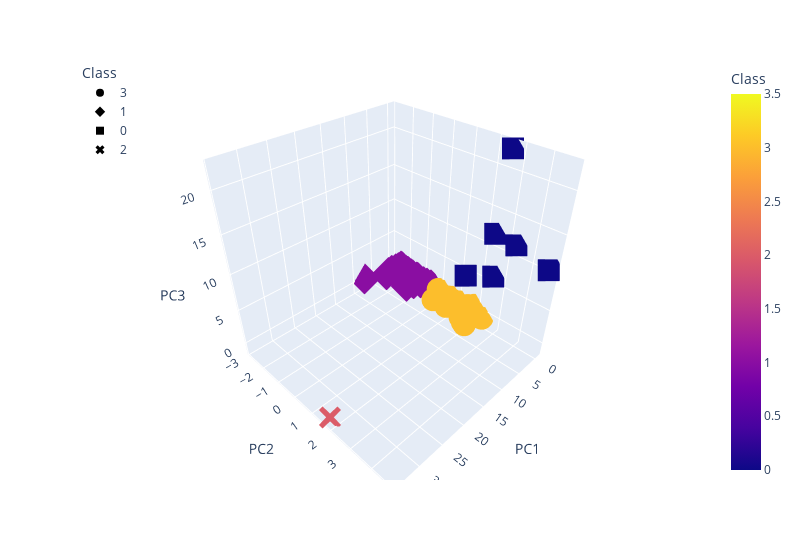

Notebook cell for this chart:
### Markdown cell above
### Deliverable 4: Visualizing Cryptocurrencies Results

#### 3D-Scatter with Clusters

### Code cell
# Creating a 3D-Scatter with the PCA data and the clusters

fig = px.scatter_3d(clustered_df, x= "PC1", y="PC2", z="PC3",hover_name="CoinName", hover_data=["Algorithm"],
                    color="Class", 
                    symbol="Class",width=800)
fig.update_layout(legend = dict(x=0, y=1))
fig.show()

### Figure 1 — Plotly figure (JSON) as saved in the notebook; plotly's stock layout.template omitted (floating-point values rounded to 4 significant figures; data arrays with more than 128 entries replaced by an {"elided": "..."} marker saying what was removed)
{"data": [{"customdata": {"elided": "287x1 str values"}, "hovertemplate": "<b>%{hovertext}</b><br><br>Class=%{marker.color}<br>PC1=%{x}<br>PC2=%{y}<br>PC3=%{z}<br>Algorithm=%{customdata[0]}<extra></extra>", "hovertext": {"elided": "287 str values"}, "legendgroup": "3", "marker": {"color": {"elided": "287 int values"}, "coloraxis": "coloraxis", "symbol": "circle"}, "mode": "markers", "name": "3", "scene": "scene", "showlegend": true, "type": "scatter3d", "x": {"elided": "287 float values"}, "y": {"elided": "287 float values"}, "z": {"elided": "287 float values"}}, {"customdata": {"elided": "238x1 str values"}, "hovertemplate": "<b>%{hovertext}</b><br><br>Class=%{marker.color}<br>PC1=%{x}<br>PC2=%{y}<br>PC3=%{z}<br>Algorithm=%{customdata[0]}<extra></extra>", "hovertext": {"elided": "238 str values"}, "legendgroup": "1", "marker": {"color": {"elided": "238 int values"}, "coloraxis": "coloraxis", "symbol": "diamond"}, "mode": "markers", "name": "1", "scene": "scene", "showlegend": true, "type": "scatter3d", "x": {"elided": "238 float values"}, "y": {"elided": "238 float values"}, "z": {"elided": "238 float values"}}, {"customdata": [["VeChainThor Authority"], ["Proof-of-BibleHash"], ["SHA-256 + Hive"], ["Proof-of-Authority"], ["ECC 256K1"], ["Leased POS"]], "hovertemplate": "<b>%{hovertext}</b><br><br>Class=%{marker.color}<br>PC1=%{x}<br>PC2=%{y}<br>PC3=%{z}<br>Algorithm=%{customdata[0]}<extra></extra>", "hovertext": ["Vechain", "BiblePay", "LitecoinCash", "Poa Network", "Acute Angle Cloud", "Waves"], "legendgroup": "0", "marker": {"color": [0, 0, 0, 0, 0, 0], "coloraxis": "coloraxis", "symbol": "square"}, "mode": "markers", "name": "0", "scene": "scene", "showlegend": true, "type": "scatter3d", "x": [4.292, 0.02469, -0.4849, -0.47, -0.3608, -0.3803], "y": [2.031, 4.768, 2.644, 2.413, 2.591, 3.348], "z": [7.267, 10.84, 22.43, 12.08, 6.395, 11.86]}, {"customdata": [["TRC10"]], "hovertemplate": "<b>%{hovertext}</b><br><br>Class=%{marker.color}<br>PC1=%{x}<br>PC2=%{y}<br>PC3=%{z}<br>Algorithm=%{customdata[0]}<extra></extra>", "hovertext": ["BitTorrent"], "legendgroup": "2", "marker": {"color": [2], "coloraxis": "coloraxis", "symbol": "x"}, "mode": "markers", "name": "2", "scene": "scene", "showlegend": true, "type": "scatter3d", "x": [34.06], "y": [1.721], "z": [-1.12]}], "layout": {"coloraxis": {"colorbar": {"title": {"text": "Class"}}, "colorscale": [[0, "#0d0887"], [0.1111, "#46039f"], [0.2222, "#7201a8"], [0.3333, "#9c179e"], [0.4444, "#bd3786"], [0.5556, "#d8576b"], [0.6667, "#ed7953"], [0.7778, "#fb9f3a"], [0.8889, "#fdca26"], [1, "#f0f921"]]}, "legend": {"title": {"text": "Class"}, "tracegroupgap": 0, "x": 0, "y": 1}, "margin": {"t": 60}, "scene": {"domain": {"x": [0, 1], "y": [0, 1]}, "xaxis": {"title": {"text": "PC1"}}, "yaxis": {"title": {"text": "PC2"}}, "zaxis": {"title": {"text": "PC3"}}}, "width": 800}}
